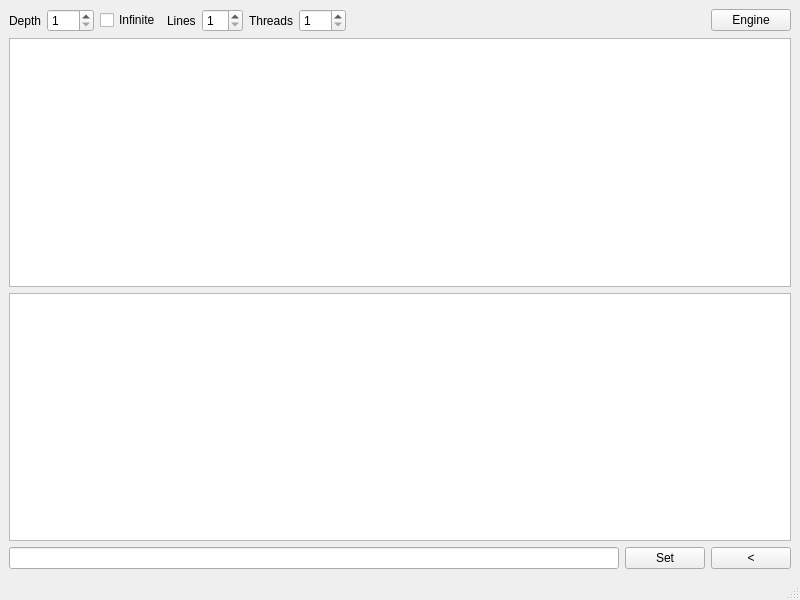
<?xml version="1.0" encoding="UTF-8"?>
<ui version="4.0">
 <class>MainWindow</class>
 <widget class="QMainWindow" name="MainWindow">
  <property name="geometry">
   <rect>
    <x>0</x>
    <y>0</y>
    <width>800</width>
    <height>600</height>
   </rect>
  </property>
  <property name="windowTitle">
   <string>MainWindow</string>
  </property>
  <widget class="QWidget" name="centralwidget">
   <layout class="QHBoxLayout" name="horizontalLayout_3">
    <item>
     <layout class="QVBoxLayout" name="verticalLayout_2">
      <item>
       <layout class="QVBoxLayout" name="verticalLayout">
        <item>
         <layout class="QHBoxLayout" name="engineControlsLayout">
          <item alignment="Qt::AlignRight">
           <widget class="QLabel" name="lDepth">
            <property name="text">
             <string>Depth</string>
            </property>
           </widget>
          </item>
          <item alignment="Qt::AlignRight">
           <widget class="QSpinBox" name="sbDepth">
            <property name="minimum">
             <number>1</number>
            </property>
            <property name="maximum">
             <number>100</number>
            </property>
           </widget>
          </item>
          <item>
           <widget class="QCheckBox" name="chInfinite">
            <property name="text">
             <string>Infinite</string>
            </property>
           </widget>
          </item>
          <item alignment="Qt::AlignRight">
           <widget class="QLabel" name="lLines">
            <property name="text">
             <string>Lines</string>
            </property>
           </widget>
          </item>
          <item alignment="Qt::AlignRight">
           <widget class="QSpinBox" name="sbLines">
            <property name="minimum">
             <number>1</number>
            </property>
            <property name="maximum">
             <number>20</number>
            </property>
           </widget>
          </item>
          <item>
           <widget class="QLabel" name="lThreads">
            <property name="text">
             <string>Threads</string>
            </property>
           </widget>
          </item>
          <item>
           <widget class="QSpinBox" name="sbThreads">
            <property name="minimum">
             <number>1</number>
            </property>
            <property name="maximum">
             <number>100</number>
            </property>
           </widget>
          </item>
          <item>
           <spacer name="horizontalSpacer">
            <property name="orientation">
             <enum>Qt::Horizontal</enum>
            </property>
            <property name="sizeHint" stdset="0">
             <size>
              <width>40</width>
              <height>20</height>
             </size>
            </property>
           </spacer>
          </item>
          <item alignment="Qt::AlignRight">
           <widget class="QPushButton" name="bEngineOn">
            <property name="text">
             <string>Engine</string>
            </property>
            <property name="checkable">
             <bool>true</bool>
            </property>
           </widget>
          </item>
         </layout>
        </item>
        <item>
         <widget class="QTextEdit" name="teLines">
          <property name="readOnly">
           <bool>true</bool>
          </property>
         </widget>
        </item>
        <item>
         <widget class="QTextEdit" name="teMoves">
          <property name="readOnly">
           <bool>true</bool>
          </property>
         </widget>
        </item>
        <item>
         <layout class="QHBoxLayout" name="horizontalLayout_2">
          <item>
           <widget class="QLineEdit" name="lePosition"/>
          </item>
          <item>
           <widget class="QPushButton" name="bSetPosition">
            <property name="text">
             <string>Set</string>
            </property>
           </widget>
          </item>
          <item>
           <widget class="QPushButton" name="bPrevMove">
            <property name="text">
             <string>&lt;</string>
            </property>
           </widget>
          </item>
         </layout>
        </item>
       </layout>
      </item>
     </layout>
    </item>
   </layout>
  </widget>
  <widget class="QMenuBar" name="menubar">
   <property name="geometry">
    <rect>
     <x>0</x>
     <y>0</y>
     <width>800</width>
     <height>24</height>
    </rect>
   </property>
  </widget>
  <widget class="QStatusBar" name="statusbar"/>
 </widget>
 <resources/>
 <connections/>
</ui>
